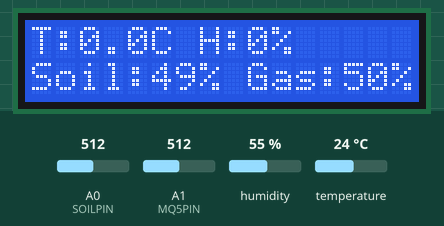
Bench run of a sketch on a simulated Arduino Mega 2560, built with avr-gcc and run on an emulated ATmega2560. Parts: 16×2 character LCD. The inputs (shaded band) are chosen by the test bench; at power-on: humidity 55 %, A0 (SOILPIN) = 512, A1 (MQ5PIN) = 512, temperature 24 °C. What the sketch prints to the serial monitor is not drawn.

Above: at 1.2 s.
1.3 s: humidity set to 22 %
At 2.4 s:
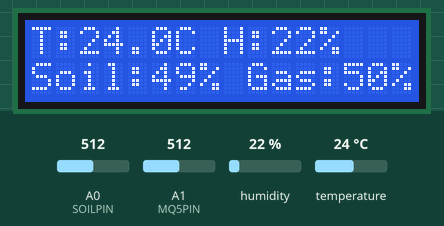
3.6 s: A0 (SOILPIN) set to 716
At 5.2 s:
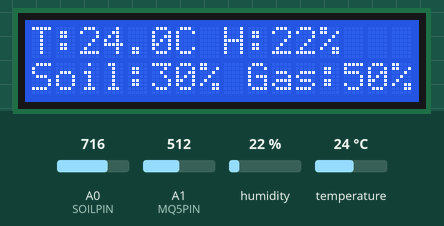
5.6 s: A1 (MQ5PIN) set to 716
At 6.8 s:
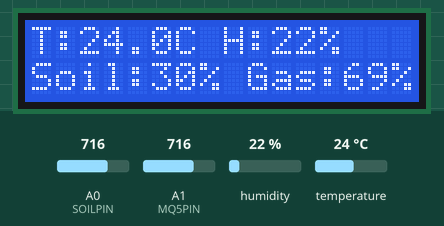
7.6 s: temperature set to 12 °C
At 11.0 s:
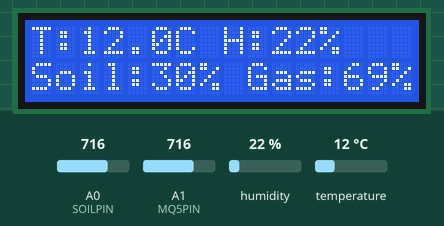
11.6 s: A0 (SOILPIN) set to 992
At 12.5 s:
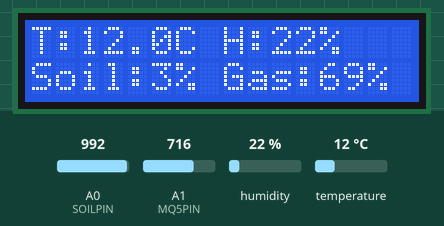
13.6 s: A1 (MQ5PIN) set to 992
At 15.2 s:
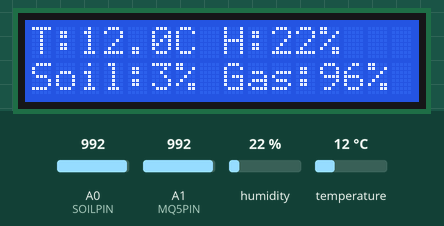
Timing chart, 0 to 16.6 s (numbered marks = the images above; inputs shaded):
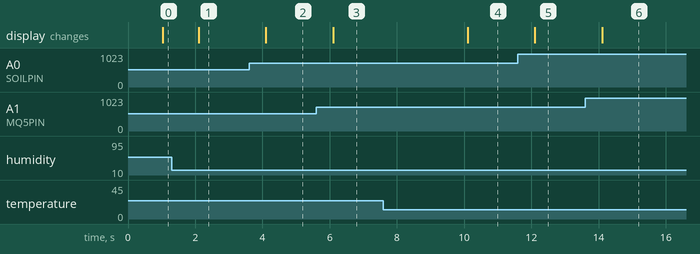

The sketch:

stage1.ino
```cpp
#include <DHT.h>
#include <Wire.h>
#include <LiquidCrystal_I2C.h>

// ------------------ Sensor Class ------------------
class DHTSensor {
  private:
    int pin;
    int type;
    DHT dht;
    float temperature;
    float humidity;
    unsigned long lastReadTime;  // track last read
    unsigned long interval;      // how often to read (ms)

  public:
    DHTSensor(int dataPin, int dhtType, unsigned long readInterval)
      : pin(dataPin), type(dhtType), dht(dataPin, dhtType), interval(readInterval) {}

    void begin() {
      dht.begin();
      lastReadTime = 0;
    }

    void update() {
      unsigned long currentMillis = millis();
      if (currentMillis - lastReadTime >= interval) {
        lastReadTime = currentMillis;

        humidity = dht.readHumidity();
        temperature = dht.readTemperature();

        if (isnan(humidity) || isnan(temperature)) {
          Serial.println("⚠️ Failed to read from DHT sensor!");
          return;
        }

        printData();
      }
    }

    float getTemperature() { return temperature; }
    float getHumidity() { return humidity; }

    void printData() {
      Serial.print("🌡 Temperature: ");
      Serial.print(temperature);
      Serial.print(" °C, 💧 Humidity: ");
      Serial.print(humidity);
      Serial.println(" %");
    }
};


// ---------------- Soil Moisture Sensor ----------------
class SoilMoistureSensor {
  private:
    int pin;
    unsigned long lastReadTime;
    unsigned long interval;
    int rawValue;       // raw analog value (0 - 1023)
    int moisturePercent; // mapped % value

  public:
    // Constructor
    SoilMoistureSensor(int sensorPin, unsigned long readInterval) {
      pin = sensorPin;
      interval = readInterval;
      lastReadTime = 0;
      rawValue = 0;
      moisturePercent = 0;
    }

    void begin() {
      pinMode(pin, INPUT);
    }

    void update() {
      unsigned long currentMillis = millis();
      if (currentMillis - lastReadTime >= interval) {
        lastReadTime = currentMillis;

        rawValue = analogRead(pin);

        // Convert to percentage (calibration might be needed for your sensor)
        // Assuming: 0 = 100% moisture (wet), 1023 = 0% moisture (dry)
        moisturePercent = map(rawValue, 1023, 0, 0, 100);

        printData();
      }
    }

    int getRawValue() {
      return rawValue;
    }

    int getMoisturePercent() {
      return moisturePercent;
    }

    void printData() {
      Serial.print("🌱 Soil Moisture: ");
      Serial.print(moisturePercent);
      Serial.println(" %");
    }
};


// ---------------- MQ-5 Gas Sensor ----------------
class MQ5Sensor {
  private:
    int pin;
    unsigned long lastReadTime;
    unsigned long interval;
    int rawValue;       // raw analog value (0 - 1023)
    int gasLevelPercent; // simple % scale for demo

  public:
    MQ5Sensor(int sensorPin, unsigned long readInterval) {
      pin = sensorPin;
      interval = readInterval;
      lastReadTime = 0;
      rawValue = 0;
      gasLevelPercent = 0;
    }

    void begin() {
      pinMode(pin, INPUT);
    }

    void update() {
      unsigned long currentMillis = millis();
      if (currentMillis - lastReadTime >= interval) {
        lastReadTime = currentMillis;

        rawValue = analogRead(pin);

        // Simple mapping for demo purposes (adjustable)
        gasLevelPercent = map(rawValue, 0, 1023, 0, 100);

        printData();
      }
    }

    int getRawValue() {
      return rawValue;
    }

    int getGasLevelPercent() {
      return gasLevelPercent;
    }

    void printData() {
      Serial.print("🔥 Gas Level: ");
      Serial.print(gasLevelPercent);
      Serial.println(" %");
    }
};


// ---------------- Bluetooth HC-05 Modular Class ----------------
class BluetoothModule {
  private:
    HardwareSerial &btSerial;
    unsigned long lastSendTime;
    unsigned long sendInterval; // ms
    String message;

  public:
    // Constructor
    BluetoothModule(HardwareSerial &serialPort, unsigned long interval = 1000)
      : btSerial(serialPort), sendInterval(interval), lastSendTime(0), message("") {}

    void begin(long baudRate = 9600) {
      btSerial.begin(baudRate);
    }

    // Set the message to send
    void setMessage(String msg) {
      message = msg;
    }

    // Call in loop() to send data non-blocking
    void update() {
      unsigned long currentMillis = millis();
      if (currentMillis - lastSendTime >= sendInterval) {
        lastSendTime = currentMillis;

        if (message.length() > 0) {
          btSerial.println(message);
        }
      }
    }

    // Receive data from phone (optional)
    String receive() {
      String msg = "";
      if (btSerial.available()) {
        msg = btSerial.readStringUntil('\n');
      }
      return msg;
    }

    // Optionally, set a new interval dynamically
    void setInterval(unsigned long interval) {
      sendInterval = interval;
    }
};


class LCDDisplay {
  private:
    LiquidCrystal_I2C lcd;
    unsigned long lastUpdate;
    unsigned long updateInterval;

  public:
    LCDDisplay(uint8_t addr = 0x27, uint8_t cols = 16, uint8_t rows = 2, unsigned long interval = 1000)
      : lcd(addr, cols, rows), lastUpdate(0), updateInterval(interval) {}

    void begin() {
      lcd.init();
      lcd.backlight();
      lcd.clear();
    }

    // Call in loop(), non-blocking update
    void update(float temperature, float humidity, int soil, int gas) {
      unsigned long currentMillis = millis();
      if (currentMillis - lastUpdate >= updateInterval) {
        lastUpdate = currentMillis;

        lcd.clear();
        lcd.setCursor(0, 0);
        lcd.print("T:");
        lcd.print(temperature, 1);
        lcd.print("C H:");
        lcd.print(humidity, 0);
        lcd.print("%");

        lcd.setCursor(0, 1);
        lcd.print("Soil:");
        lcd.print(soil);
        lcd.print("% Gas:");
        lcd.print(gas);
        lcd.print("%");
      }
    }
};


// ------------------ Config ------------------
#define DHTPIN 12
#define DHTTYPE DHT11
#define SOILPIN A0
#define MQ5PIN A1

// Read every 2000 ms (2 sec)
DHTSensor dhtSensor(DHTPIN, DHTTYPE, 2000);
SoilMoistureSensor soilSensor(SOILPIN, 1000);  // Soil sensor on A0, every 1s
MQ5Sensor mq5(MQ5PIN, 1000);  // read every 1 sec
BluetoothModule bt(Serial1, 1000);
LCDDisplay lcdDisplay(0x27, 16, 2, 1000); // update every 1s


// ------------------ Arduino Setup ------------------
void setup() {

  Serial.begin(9600);
  lcdDisplay.begin();
  dhtSensor.begin();
  soilSensor.begin();
  mq5.begin();
  bt.begin(9600);      // HC-05 default baud


}

// ------------------ Arduino Loop ------------------
void loop() {
  dhtSensor.update();
  soilSensor.update();
  mq5.update();
  lcdDisplay.update(dhtSensor.getTemperature(),
                    dhtSensor.getHumidity(),
                    soilSensor.getMoisturePercent(),
                    mq5.getGasLevelPercent());

  // send json via bluetooth
  bt.setMessage(getSensorDataJSON());
  bt.update(); // non-blocking


  // 🔹 Here we can later add soilSensor.update(), mq5.update(), etc.
}

String getSensorDataJSON() {
  String json = "{";

  json += "\"temperature\":" + String(dhtSensor.getTemperature()) + ",";
  json += "\"humidity\":" + String(dhtSensor.getHumidity()) + ",";
  json += "\"soil_moisture\":" + String(soilSensor.getMoisturePercent()) + ",";
  json += "\"gas_level\":" + String(mq5.getGasLevelPercent());

  json += "}";

  return json;
}
```

Measured:
- after the input at 1.3 s, the display: changes after 0.80 s (image 1)
- after the input at 3.6 s, the display: changes after 0.50 s (image 2)
- after the input at 5.6 s, the display: changes after 0.50 s (image 3)
- after the input at 7.6 s, the display: changes after 2.5 s (image 4)
- after the input at 11.6 s, the display: changes after 0.50 s (image 5)
- after the input at 13.6 s, the display: changes after 0.50 s (image 6)
